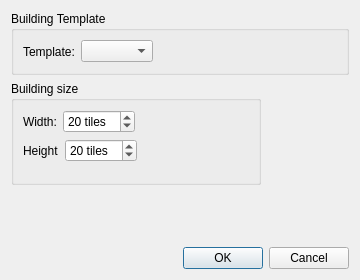
<?xml version="1.0" encoding="UTF-8"?>
<ui version="4.0">
 <class>NewBuildingDialog</class>
 <widget class="QDialog" name="NewBuildingDialog">
  <property name="geometry">
   <rect>
    <x>0</x>
    <y>0</y>
    <width>360</width>
    <height>280</height>
   </rect>
  </property>
  <property name="windowTitle">
   <string>New Building</string>
  </property>
  <layout class="QGridLayout" name="gridLayout">
   <item row="1" column="0">
    <widget class="QWidget" name="widget_4" native="true">
     <layout class="QGridLayout" name="gridLayout_2">
      <property name="margin" stdset="0">
       <number>0</number>
      </property>
      <item row="0" column="0">
       <widget class="QGroupBox" name="groupBox_2">
        <property name="minimumSize">
         <size>
          <width>250</width>
          <height>104</height>
         </size>
        </property>
        <property name="title">
         <string>Building size</string>
        </property>
        <layout class="QFormLayout" name="formLayout">
         <item row="1" column="0">
          <widget class="QWidget" name="widget_3" native="true">
           <layout class="QHBoxLayout" name="horizontalLayout_3">
            <property name="margin" stdset="0">
             <number>0</number>
            </property>
            <item>
             <widget class="QLabel" name="label_3">
              <property name="text">
               <string>Height</string>
              </property>
             </widget>
            </item>
            <item>
             <widget class="QSpinBox" name="height">
              <property name="suffix">
               <string> tiles</string>
              </property>
              <property name="minimum">
               <number>1</number>
              </property>
              <property name="maximum">
               <number>300</number>
              </property>
              <property name="value">
               <number>20</number>
              </property>
             </widget>
            </item>
           </layout>
          </widget>
         </item>
         <item row="0" column="0">
          <widget class="QWidget" name="widget_2" native="true">
           <layout class="QHBoxLayout" name="horizontalLayout_2">
            <property name="margin" stdset="0">
             <number>0</number>
            </property>
            <item>
             <widget class="QLabel" name="label_2">
              <property name="text">
               <string>Width:</string>
              </property>
             </widget>
            </item>
            <item>
             <widget class="QSpinBox" name="width">
              <property name="suffix">
               <string> tiles</string>
              </property>
              <property name="minimum">
               <number>1</number>
              </property>
              <property name="maximum">
               <number>300</number>
              </property>
              <property name="value">
               <number>20</number>
              </property>
             </widget>
            </item>
           </layout>
          </widget>
         </item>
        </layout>
       </widget>
      </item>
      <item row="0" column="1">
       <spacer name="horizontalSpacer">
        <property name="orientation">
         <enum>Qt::Horizontal</enum>
        </property>
        <property name="sizeHint" stdset="0">
         <size>
          <width>40</width>
          <height>20</height>
         </size>
        </property>
       </spacer>
      </item>
     </layout>
    </widget>
   </item>
   <item row="2" column="0">
    <spacer name="verticalSpacer">
     <property name="orientation">
      <enum>Qt::Vertical</enum>
     </property>
     <property name="sizeHint" stdset="0">
      <size>
       <width>20</width>
       <height>147</height>
      </size>
     </property>
    </spacer>
   </item>
   <item row="3" column="0">
    <widget class="QDialogButtonBox" name="buttonBox">
     <property name="orientation">
      <enum>Qt::Horizontal</enum>
     </property>
     <property name="standardButtons">
      <set>QDialogButtonBox::Cancel|QDialogButtonBox::Ok</set>
     </property>
    </widget>
   </item>
   <item row="0" column="0">
    <widget class="QGroupBox" name="groupBox">
     <property name="minimumSize">
      <size>
       <width>0</width>
       <height>64</height>
      </size>
     </property>
     <property name="title">
      <string>Building Template</string>
     </property>
     <layout class="QHBoxLayout" name="horizontalLayout">
      <property name="margin" stdset="0">
       <number>9</number>
      </property>
      <item>
       <widget class="QLabel" name="label">
        <property name="text">
         <string>Template:</string>
        </property>
       </widget>
      </item>
      <item>
       <widget class="QComboBox" name="comboBox"/>
      </item>
      <item>
       <spacer name="horizontalSpacer_2">
        <property name="orientation">
         <enum>Qt::Horizontal</enum>
        </property>
        <property name="sizeHint" stdset="0">
         <size>
          <width>20</width>
          <height>20</height>
         </size>
        </property>
       </spacer>
      </item>
     </layout>
    </widget>
   </item>
  </layout>
 </widget>
 <tabstops>
  <tabstop>comboBox</tabstop>
  <tabstop>width</tabstop>
  <tabstop>height</tabstop>
 </tabstops>
 <resources/>
 <connections>
  <connection>
   <sender>buttonBox</sender>
   <signal>accepted()</signal>
   <receiver>NewBuildingDialog</receiver>
   <slot>accept()</slot>
   <hints>
    <hint type="sourcelabel">
     <x>248</x>
     <y>254</y>
    </hint>
    <hint type="destinationlabel">
     <x>157</x>
     <y>274</y>
    </hint>
   </hints>
  </connection>
  <connection>
   <sender>buttonBox</sender>
   <signal>rejected()</signal>
   <receiver>NewBuildingDialog</receiver>
   <slot>reject()</slot>
   <hints>
    <hint type="sourcelabel">
     <x>316</x>
     <y>260</y>
    </hint>
    <hint type="destinationlabel">
     <x>286</x>
     <y>274</y>
    </hint>
   </hints>
  </connection>
 </connections>
</ui>
